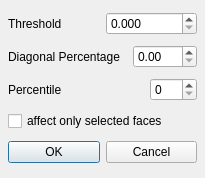
<ui version="4.0" >
 <author></author>
 <comment></comment>
 <exportmacro></exportmacro>
 <class>DetacherDialog</class>
 <widget class="QDialog" name="DetacherDialog" >
  <property name="geometry" >
   <rect>
    <x>0</x>
    <y>0</y>
    <width>205</width>
    <height>178</height>
   </rect>
  </property>
  <property name="sizePolicy" >
   <sizepolicy>
    <hsizetype>0</hsizetype>
    <vsizetype>0</vsizetype>
    <horstretch>0</horstretch>
    <verstretch>0</verstretch>
   </sizepolicy>
  </property>
  <property name="minimumSize" >
   <size>
    <width>16</width>
    <height>16</height>
   </size>
  </property>
  <property name="windowTitle" >
   <string>Edge Length Dialog</string>
  </property>
  <property name="windowIcon" >
   <iconset>..\..\..\meshlab\images\eye128.png</iconset>
  </property>
  <layout class="QGridLayout" >
   <property name="margin" >
    <number>8</number>
   </property>
   <property name="spacing" >
    <number>6</number>
   </property>
   <item row="3" column="0" >
    <widget class="QCheckBox" name="selctedCB" >
     <property name="text" >
      <string>affect only selected faces</string>
     </property>
    </widget>
   </item>
   <item row="2" column="0" >
    <layout class="QHBoxLayout" >
     <property name="margin" >
      <number>0</number>
     </property>
     <property name="spacing" >
      <number>6</number>
     </property>
     <item>
      <widget class="QLabel" name="label_2" >
       <property name="text" >
        <string>Percentile</string>
       </property>
      </widget>
     </item>
     <item>
      <spacer>
       <property name="orientation" >
        <enum>Qt::Horizontal</enum>
       </property>
       <property name="sizeHint" >
        <size>
         <width>21</width>
         <height>20</height>
        </size>
       </property>
      </spacer>
     </item>
     <item>
      <widget class="QSpinBox" name="percentileSB" >
       <property name="maximum" >
        <number>100</number>
       </property>
       <property name="minimum" >
        <number>0</number>
       </property>
      </widget>
     </item>
    </layout>
   </item>
   <item row="1" column="0" >
    <layout class="QHBoxLayout" >
     <property name="margin" >
      <number>0</number>
     </property>
     <property name="spacing" >
      <number>6</number>
     </property>
     <item>
      <widget class="QLabel" name="label" >
       <property name="text" >
        <string>Diagonal Percentage</string>
       </property>
      </widget>
     </item>
     <item>
      <spacer>
       <property name="orientation" >
        <enum>Qt::Horizontal</enum>
       </property>
       <property name="sizeHint" >
        <size>
         <width>31</width>
         <height>20</height>
        </size>
       </property>
      </spacer>
     </item>
     <item>
      <widget class="QDoubleSpinBox" name="percdiag" >
       <property name="maximum" >
        <double>100</double>
       </property>
       <property name="singleStep" >
        <double>0.2</double>
       </property>
      </widget>
     </item>
    </layout>
   </item>
   <item row="0" column="0" >
    <layout class="QHBoxLayout" >
     <property name="margin" >
      <number>0</number>
     </property>
     <property name="spacing" >
      <number>6</number>
     </property>
     <item>
      <widget class="QLabel" name="thresholdLBL" >
       <property name="text" >
        <string>Threshold</string>
       </property>
       <property name="buddy" >
        <cstring>thresholdSB</cstring>
       </property>
      </widget>
     </item>
     <item>
      <widget class="QDoubleSpinBox" name="thresholdSB" >
       <property name="decimals" >
        <number>3</number>
       </property>
       <property name="maximum" >
        <double>99.999</double>
       </property>
       <property name="singleStep" >
        <double>0.001</double>
       </property>
      </widget>
     </item>
    </layout>
   </item>
   <item row="4" column="0" >
    <layout class="QHBoxLayout" >
     <property name="margin" >
      <number>0</number>
     </property>
     <property name="spacing" >
      <number>6</number>
     </property>
     <item>
      <widget class="QPushButton" name="okButton" >
       <property name="text" >
        <string>OK</string>
       </property>
      </widget>
     </item>
     <item>
      <widget class="QPushButton" name="cancelButton" >
       <property name="text" >
        <string>Cancel</string>
       </property>
      </widget>
     </item>
    </layout>
   </item>
  </layout>
 </widget>
 <pixmapfunction></pixmapfunction>
 <tabstops>
  <tabstop>thresholdSB</tabstop>
  <tabstop>okButton</tabstop>
  <tabstop>cancelButton</tabstop>
 </tabstops>
 <resources/>
 <connections>
  <connection>
   <sender>okButton</sender>
   <signal>clicked()</signal>
   <receiver>DetacherDialog</receiver>
   <slot>accept()</slot>
   <hints>
    <hint type="sourcelabel" >
     <x>87</x>
     <y>57</y>
    </hint>
    <hint type="destinationlabel" >
     <x>170</x>
     <y>67</y>
    </hint>
   </hints>
  </connection>
  <connection>
   <sender>cancelButton</sender>
   <signal>clicked()</signal>
   <receiver>DetacherDialog</receiver>
   <slot>reject()</slot>
   <hints>
    <hint type="sourcelabel" >
     <x>165</x>
     <y>57</y>
    </hint>
    <hint type="destinationlabel" >
     <x>175</x>
     <y>67</y>
    </hint>
   </hints>
  </connection>
 </connections>
</ui>
